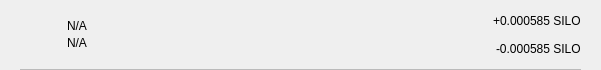
<?xml version="1.0" encoding="UTF-8"?>
<ui version="4.0">
 <class>TxRow</class>
 <widget class="QWidget" name="TxRow">
  <property name="geometry">
   <rect>
    <x>0</x>
    <y>0</y>
    <width>601</width>
    <height>70</height>
   </rect>
  </property>
  <property name="minimumSize">
   <size>
    <width>0</width>
    <height>40</height>
   </size>
  </property>
  <property name="windowTitle">
   <string>Form</string>
  </property>
  <layout class="QVBoxLayout" name="verticalLayout_3">
   <property name="spacing">
    <number>0</number>
   </property>
   <property name="leftMargin">
    <number>0</number>
   </property>
   <property name="topMargin">
    <number>0</number>
   </property>
   <property name="rightMargin">
    <number>0</number>
   </property>
   <property name="bottomMargin">
    <number>0</number>
   </property>
   <item>
    <widget class="QWidget" name="rowContainer" native="true">
     <layout class="QVBoxLayout" name="verticalLayout_2">
      <property name="spacing">
       <number>9</number>
      </property>
      <property name="leftMargin">
       <number>20</number>
      </property>
      <property name="topMargin">
       <number>9</number>
      </property>
      <property name="rightMargin">
       <number>20</number>
      </property>
      <property name="bottomMargin">
       <number>0</number>
      </property>
      <item>
       <widget class="QFrame" name="frame">
        <property name="styleSheet">
         <string notr="true">border:none;</string>
        </property>
        <property name="frameShape">
         <enum>QFrame::StyledPanel</enum>
        </property>
        <property name="frameShadow">
         <enum>QFrame::Raised</enum>
        </property>
        <layout class="QHBoxLayout" name="horizontalLayout" stretch="0,2,0">
         <property name="leftMargin">
          <number>0</number>
         </property>
         <property name="topMargin">
          <number>0</number>
         </property>
         <property name="rightMargin">
          <number>0</number>
         </property>
         <property name="bottomMargin">
          <number>0</number>
         </property>
         <item>
          <widget class="QPushButton" name="icon">
           <property name="focusPolicy">
            <enum>Qt::NoFocus</enum>
           </property>
           <property name="styleSheet">
            <string notr="true">border:none;</string>
           </property>
           <property name="text">
            <string/>
           </property>
           <property name="iconSize">
            <size>
             <width>28</width>
             <height>28</height>
            </size>
           </property>
          </widget>
         </item>
         <item>
          <layout class="QVBoxLayout" name="verticalLayout">
           <property name="spacing">
            <number>3</number>
           </property>
           <property name="leftMargin">
            <number>9</number>
           </property>
           <item>
            <widget class="QLabel" name="lblAddress">
             <property name="styleSheet">
              <string notr="true"/>
             </property>
             <property name="text">
              <string notr="true">N/A</string>
             </property>
             <property name="alignment">
              <set>Qt::AlignBottom|Qt::AlignLeading|Qt::AlignLeft</set>
             </property>
            </widget>
           </item>
           <item>
            <widget class="QLabel" name="lblDate">
             <property name="styleSheet">
              <string notr="true"/>
             </property>
             <property name="text">
              <string notr="true">N/A</string>
             </property>
             <property name="alignment">
              <set>Qt::AlignLeading|Qt::AlignLeft|Qt::AlignTop</set>
             </property>
            </widget>
           </item>
          </layout>
         </item>
         <item>
          <widget class="QWidget" name="containerAmounts" native="true">
           <property name="minimumSize">
            <size>
             <width>80</width>
             <height>0</height>
            </size>
           </property>
           <layout class="QVBoxLayout" name="verticalLayout_4">
            <property name="leftMargin">
             <number>0</number>
            </property>
            <property name="topMargin">
             <number>0</number>
            </property>
            <property name="rightMargin">
             <number>0</number>
            </property>
            <property name="bottomMargin">
             <number>0</number>
            </property>
            <item alignment="Qt::AlignRight">
             <widget class="QLabel" name="lblAmountTop">
              <property name="styleSheet">
               <string notr="true"/>
              </property>
              <property name="text">
               <string>+0.000585 SILO</string>
              </property>
             </widget>
            </item>
            <item alignment="Qt::AlignRight">
             <widget class="QLabel" name="lblAmountBottom">
              <property name="styleSheet">
               <string notr="true"/>
              </property>
              <property name="text">
               <string>-0.000585 SILO</string>
              </property>
             </widget>
            </item>
           </layout>
          </widget>
         </item>
        </layout>
       </widget>
      </item>
      <item>
       <widget class="QLabel" name="lblDivisory">
        <property name="minimumSize">
         <size>
          <width>0</width>
          <height>1</height>
         </size>
        </property>
        <property name="maximumSize">
         <size>
          <width>16777215</width>
          <height>1</height>
         </size>
        </property>
        <property name="styleSheet">
         <string notr="true">background-color:#bababa;</string>
        </property>
        <property name="text">
         <string/>
        </property>
        <property name="alignment">
         <set>Qt::AlignBottom|Qt::AlignLeading|Qt::AlignLeft</set>
        </property>
       </widget>
      </item>
     </layout>
    </widget>
   </item>
  </layout>
 </widget>
 <resources/>
 <connections/>
</ui>
